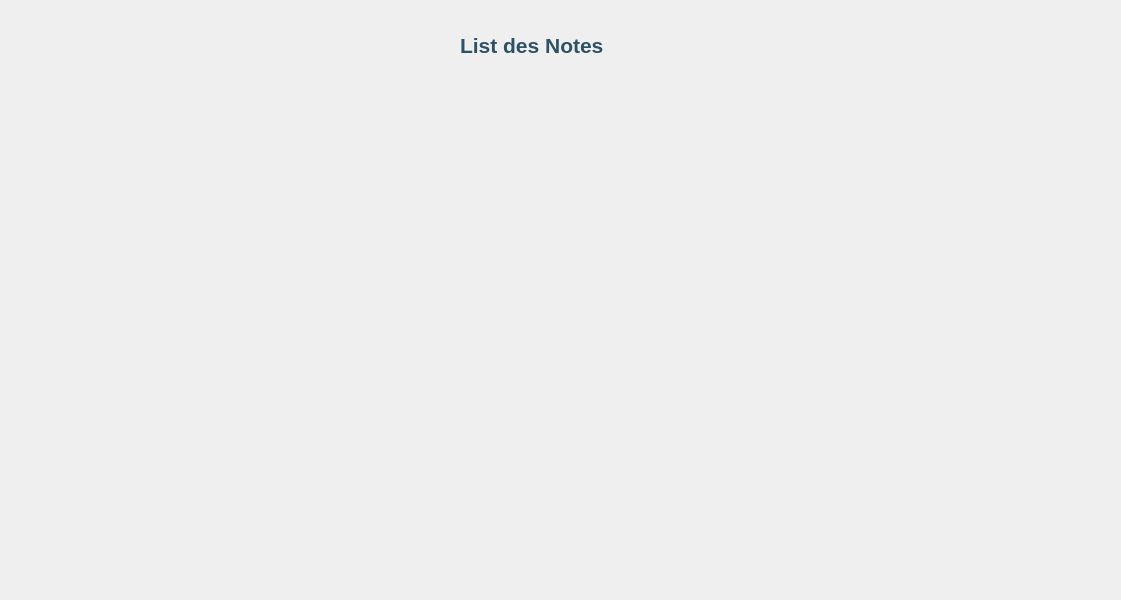
<?xml version="1.0" encoding="UTF-8"?>
<ui version="4.0">
 <class>Dialog</class>
 <widget class="QDialog" name="Dialog">
  <property name="geometry">
   <rect>
    <x>0</x>
    <y>0</y>
    <width>1121</width>
    <height>600</height>
   </rect>
  </property>
  <property name="windowTitle">
   <string>Dialog</string>
  </property>
  <widget class="QTableView" name="tableView">
   <property name="geometry">
    <rect>
     <x>20</x>
     <y>100</y>
     <width>1081</width>
     <height>481</height>
    </rect>
   </property>
   <property name="styleSheet">
    <string notr="true">background:rgba(0,0,0,0);
border:none;</string>
   </property>
  </widget>
  <widget class="QLabel" name="label_4">
   <property name="geometry">
    <rect>
     <x>0</x>
     <y>-140</y>
     <width>1131</width>
     <height>761</height>
    </rect>
   </property>
   <property name="styleSheet">
    <string notr="true">border-image:url(:/img/897.jpg);</string>
   </property>
   <property name="text">
    <string/>
   </property>
  </widget>
  <widget class="QLabel" name="label_10">
   <property name="geometry">
    <rect>
     <x>460</x>
     <y>20</y>
     <width>191</width>
     <height>51</height>
    </rect>
   </property>
   <property name="font">
    <font>
     <family>Arial</family>
     <pointsize>16</pointsize>
     <weight>75</weight>
     <bold>true</bold>
     <underline>false</underline>
    </font>
   </property>
   <property name="styleSheet">
    <string notr="true">color:rgba(46,82,101,255);
background-color:rgba(0,0,0,0);
</string>
   </property>
   <property name="text">
    <string>List des Notes</string>
   </property>
  </widget>
  <zorder>label_4</zorder>
  <zorder>tableView</zorder>
  <zorder>label_10</zorder>
 </widget>
 <resources>
  <include location="../img/back.qrc"/>
 </resources>
 <connections/>
</ui>
